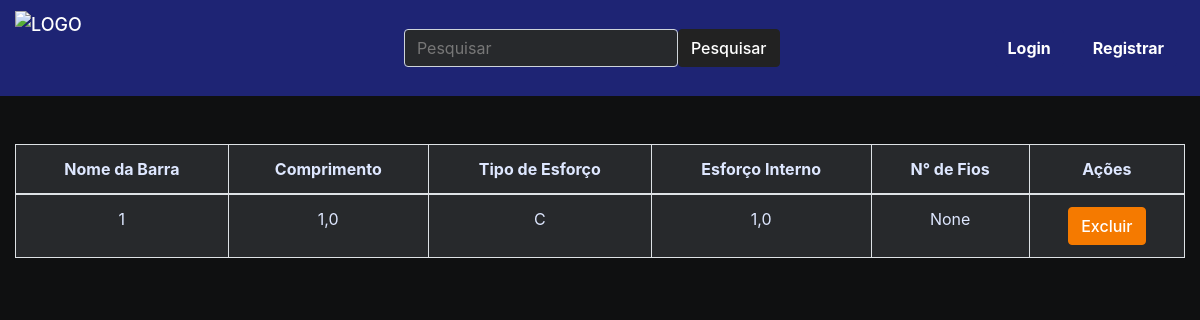
The page /ponte/victor/1/ on the database as committed earlier.
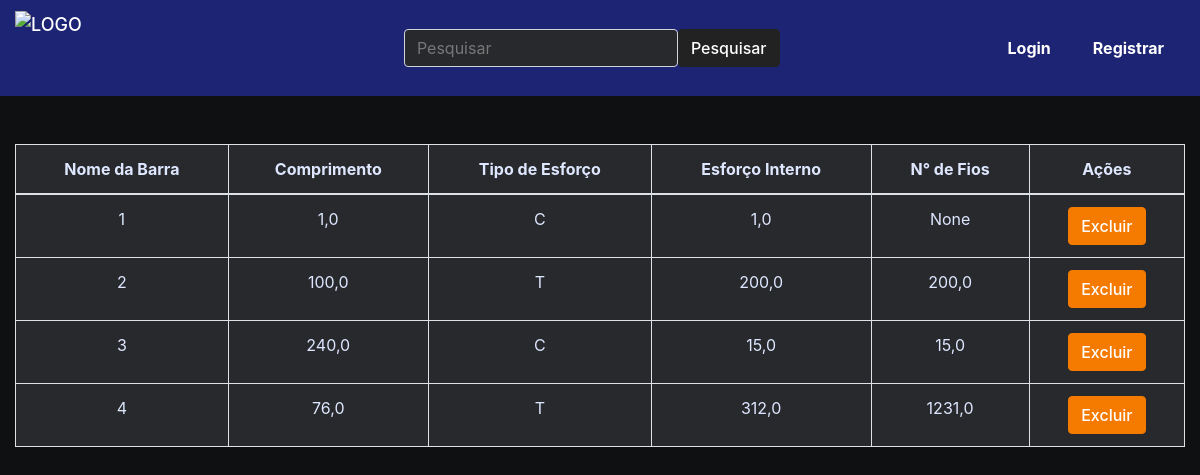
The same page on the database as committed later.
### ponte/models.py (models this page shows, shortened)
class Barra(models.Model):
    ponte = models.ForeignKey(Ponte, on_delete=models.CASCADE, related_name='barras')
    nome = models.CharField(max_length=50)
    cm = models.FloatField(null=True)
    esforco_interno = models.FloatField(null=True)
    tipo = models.CharField(max_length=1, choices=tipos)
    n_fios = models.FloatField(null=True, blank=True)
    n_fios_revisados = models.FloatField(null=True, blank=True)
    created_at = models.DateTimeField(auto_now_add=True)
    updated_at = models.DateTimeField(auto_now=True)
    class Meta:
        verbose_name_plural = 'Barras'

### ponte/views.py (the view)
# urls.py: path('ponte/<str:username>/<int:ponte_id>/', ponte_detail, name='ponte_detail'),
def ponte_detail(request, username, ponte_id):
    ponte = get_object_or_404(Ponte, id=ponte_id, autor__username=username)
    barras = Barra.objects.filter(ponte=ponte)
    return render(request, 'ponte/pages/resultados.html', {'ponte': ponte, 'barras': barras})

### ponte/templates/ponte/pages/resultados.html (shortened to what this page needs)
{% extends 'global/base.html' %}
{% load static %}
{% block content %}
<br><br>
{% include "ponte/partials/table.html" %}
{% endblock content %}

### ponte/templates/ponte/partials/table.html (shortened to what this page needs)
<div class="col mx-auto text-center">
    <table class="table table-bordered" style="background-color: #27292c; color: #dee7ff;">
        <thead>
            <tr>
                <th scope="col">Nome da Barra</th>
                <th scope="col">Comprimento</th>
                <th scope="col">Tipo de Esforço</th>
                <th scope="col">Esforço Interno</th>
                <th scope="col">N° de Fios</th>
                <th scope="col">Ações</th>
            </tr>
        </thead>
        <tbody>
            {% for barra in barras %}
            <tr>
                <td class="text-center">{{ barra.nome }}</td>
                <td class="text-center">{{ barra.cm }}</td>
                <td class="text-center">{{ barra.tipo }}</td>
                <td class="text-center">{{ barra.esforco_interno }}</td>
                <td class="text-center">{{ barra.n_fios }}</td>
                <td class="text-center">
                    <form method="post" action="{% url 'excluir_barra' username=ponte.autor.username ponte_id=ponte.id barra_id=barra.id %}">
                        <button class="btn btn-danger" type="submit">Excluir</button>
                    </form>
                </td>
            </tr>
            {% endfor %}
        </tbody>
    </table>
</div>

Rows that differ between the two databases and show on the page:
added Barra: nome "2", cm "100,0", tipo "T", esforco_interno "200,0", n_fios "200,0"
added Barra: nome "3", cm "240,0", tipo "C", esforco_interno "15,0", n_fios "15,0"
added Barra: nome "4", cm "76,0", tipo "T", esforco_interno "312,0", n_fios "1231,0"
